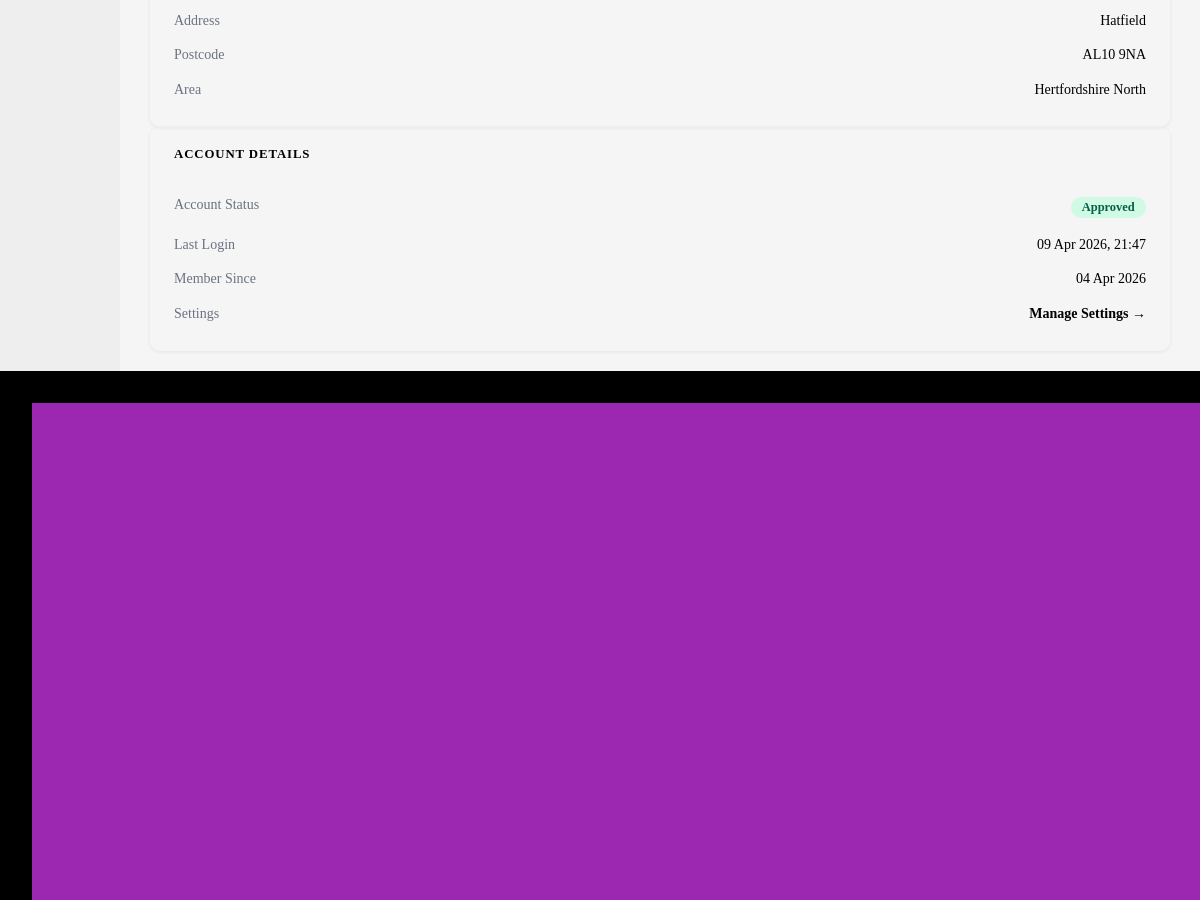
Before: /frontend/pages/dashboard.php?page=profile (signed in, middle part) with the older database file.
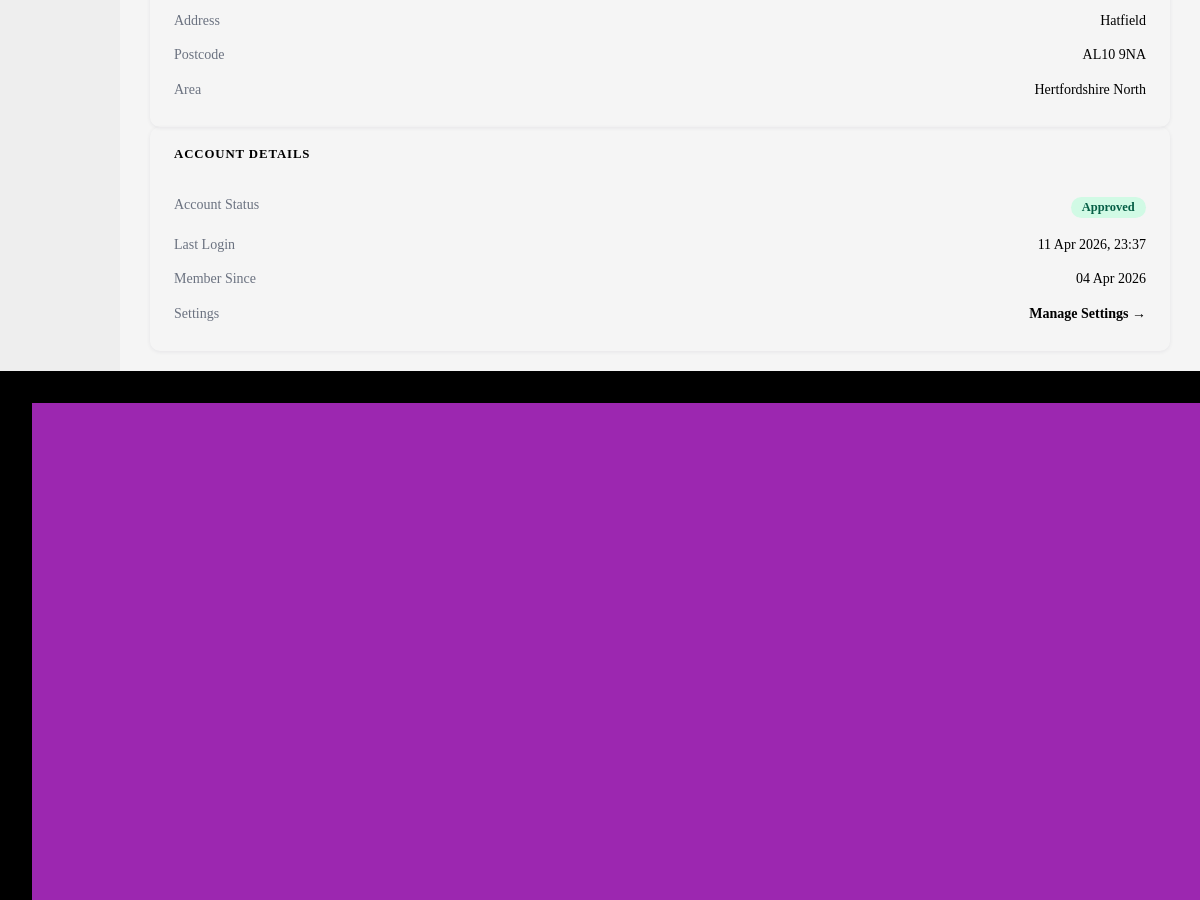
After: the same page with the newer database file.
### tables this page shows
CREATE TABLE `resident_profiles` (
  `profile_id` int(11) NOT NULL,
  `user_id` int(11) NOT NULL,
  `first_name` varchar(50) NOT NULL,
  `last_name` varchar(50) NOT NULL,
  `date_of_birth` date NOT NULL,
  `gender` enum('Male','Female','Non-binary','Transgender','Genderqueer','Genderfluid','Agender','Intersex','Other','Prefer not to say') DEFAULT 'Prefer not to say',
  `address` varchar(255) NOT NULL,
  `phone` varchar(20) NOT NULL,
  `postcode` varchar(10) NOT NULL,
  `created_at` timestamp NOT NULL DEFAULT current_timestamp(),
  `area_id` int(11) NOT NULL
);

CREATE TABLE `areas` (
  `area_id` int(11) NOT NULL,
  `area_name` varchar(100) NOT NULL,
  `description` text NOT NULL,
  `postcode` varchar(20) NOT NULL,
  `latitude` decimal(9,6) DEFAULT NULL,
  `longitude` decimal(9,6) DEFAULT NULL
);

CREATE TABLE `users` (
  `user_id` int(11) NOT NULL,
  `password_hash` varchar(255) NOT NULL,
  `last_login` timestamp NOT NULL DEFAULT current_timestamp(),
  `account_status` enum('pending','approved','rejected') NOT NULL DEFAULT 'pending',
  `role` varchar(50) NOT NULL,
  `email_address` varchar(100) NOT NULL
);

### frontend/pages/profile.php (the view, shortened to what this page needs)
<?php
$user_id = $_SESSION['user_id'];
$role    = $_SESSION['user_role'];
$prf_user_stmt = $conn->prepare("SELECT email_address, role, account_status, last_login FROM users WHERE user_id = ? LIMIT 1");
$prf_user_stmt->bind_param("i", $user_id);
$prf_user_stmt->execute();
$prf_user = $prf_user_stmt->get_result()->fetch_assoc();
$prf_profile   = [];
$prf_area_name = 'N/A';
if ($role === 'SME') {
    $prf_p_stmt = $conn->prepare("
        SELECT sp.business_name, sp.approval_status, sp.description,
               sp.phone, sp.created_at,
               a.area_name,
               psc.subcategory_name,
               pc.category_name
        FROM sme_profiles sp
        LEFT JOIN areas a                            ON sp.area_id        = a.area_id
        LEFT JOIN product_service_subcategories psc  ON sp.subcategory_id = psc.subcategory_id
        LEFT JOIN product_service_categories pc      ON psc.category_id   = pc.category_id
        WHERE sp.user_id = ?
        LIMIT 1
    ");
    $prf_p_stmt->bind_param("i", $user_id);
    $prf_p_stmt->execute();
    $prf_profile   = $prf_p_stmt->get_result()->fetch_assoc() ?? [];
    $prf_p_stmt->close();
    $prf_area_name = $prf_profile['area_name'] ?? 'N/A';
} else {
    $prf_p_stmt = $conn->prepare("
        SELECT rp.first_name, rp.last_name, rp.date_of_birth, rp.gender,
               rp.address, rp.phone, rp.postcode, rp.created_at,
               a.area_name
        FROM resident_profiles rp
        LEFT JOIN areas a ON rp.area_id = a.area_id
        WHERE rp.user_id = ?
        LIMIT 1
    ");
    $prf_p_stmt->bind_param("i", $user_id);
    $prf_p_stmt->execute();
    $prf_profile   = $prf_p_stmt->get_result()->fetch_assoc() ?? [];
    $prf_area_name = $prf_profile['area_name'] ?? 'N/A';
}
 function prf_safe(string $val): string {
    return htmlspecialchars($val, ENT_QUOTES, 'UTF-8');
}
$prf_status_map = [
    'approved' => ['label' => 'Approved', 'class' => 'prf-badge--approved'],
    'pending'  => ['label' => 'Pending',  'class' => 'prf-badge--pending'],
    'rejected' => ['label' => 'Rejected', 'class' => 'prf-badge--rejected'],
];
$prf_account_status = $prf_user['account_status'] ?? 'pending';
$prf_status_info    = $prf_status_map[$prf_account_status] ?? ['label' => ucfirst($prf_account_status), 'class' => 'prf-badge--pending'];
?>
        <div class="prf-card">
            <?php if ($role !== 'SME') : ?>
                <div class="prf-row">
                    <span class="prf-label">Address</span>
                    <span class="prf-value"><?= prf_safe($prf_profile['address'] ?? 'N/A') ?></span>
                </div>
                <div class="prf-row">
                    <span class="prf-label">Postcode</span>
                    <span class="prf-value"><?= prf_safe($prf_profile['postcode'] ?? 'N/A') ?></span>
                </div>
            <?php endif; ?>
            <div class="prf-row">
                <span class="prf-label">Area</span>
                <span class="prf-value"><?= prf_safe($prf_area_name) ?></span>
            </div>
        </div>
        <div class="prf-card">
            <h3 class="prf-card-title">Account Details</h3>
            <div class="prf-row">
                <span class="prf-label">Account Status</span>
                <span class="prf-value">
                    <span class="prf-badge <?= $prf_status_info['class'] ?>"><?= $prf_status_info['label'] ?></span>
                </span>
            </div>
            <div class="prf-row">
                <span class="prf-label">Last Login</span>
                <span class="prf-value">
                    <?= !empty($prf_user['last_login']) ? date('d M Y, H:i', strtotime($prf_user['last_login'])) : 'N/A' ?>
                </span>
            </div>
            <div class="prf-row">
                <span class="prf-label">Member Since</span>
                <span class="prf-value">
                    <?= !empty($prf_profile['created_at']) ? date('d M Y', strtotime($prf_profile['created_at'])) : 'N/A' ?>
                </span>
            </div>
            <div class="prf-row">
                <span class="prf-label">Settings</span>
                <span class="prf-value">
                    <a href="?page=settings" class="prf-settings-link">Manage Settings →</a>
                </span>
            </div>
        </div>
    </div>
</div>

### frontend/pages/dashboard.php (shortened to what this page needs)
<?php
$page = $_GET['page'] ?? 'home';
?>
<!DOCTYPE html>
<html lang="en">
<head>
    <link rel="stylesheet" href="../css/styles.css">
</head>
<body>
<div class="page-wrapper">
<div class="dashboard-layout3">
   <div class="sidebar">
   <?php include "../components/sidebar.php"; ?>
   </div>
   <div class="dashboard-content">
   <?php
   $file = "../pages/" . $page . ".php";
   if (file_exists($file)) {
    include $file;
   } else {
    include "../pages/home.php";
   }?>
   </div>
<?php
    include "../components/footer.php";
?>
</body>
</html>

### frontend/components/sidebar.php (shortened to what this page needs)
<aside class="sidebar">
<ul>
</ul>
</aside>

### frontend/components/footer.php (shortened to what this page needs)
<footer class="footer">
  <section class="footer-top">
    <div class="column">
        <div class="logo-container">
            <img src="../images/logo.png" alt="CultureConnect Logo">
        </div>
    </div>
  </section>
</footer>

Changed rows visible on the page:
changed users "Approved": last_login "09 Apr 2026, 21:47" → "11 Apr 2026, 23:37"
